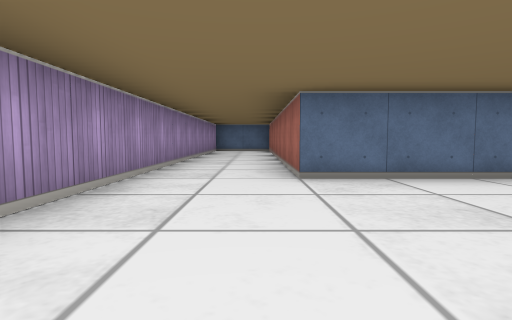
view 1 (above)

14 first-person views from a walk through a cub3D level. The camera is about half as high as the walls, tilts 4° down and sees 80° across. The floor is counted in squares. Each view is taken from the middle of a square. On the plan, view 1 faces up. The plan holds only what a view shows up to about 9 squares ahead; the rest is blank. The place goes on beyond the plan.

view 2
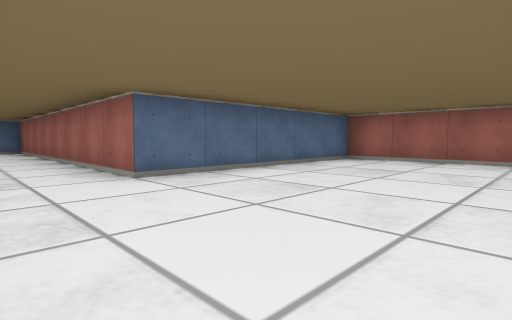

view 3
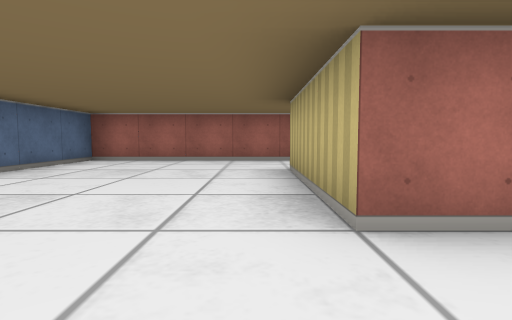

view 4
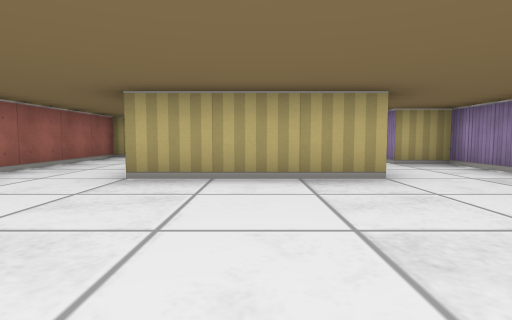

view 5
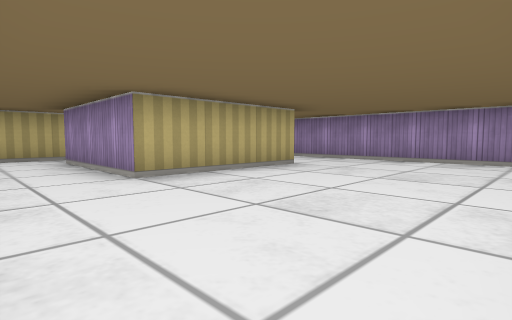

view 6
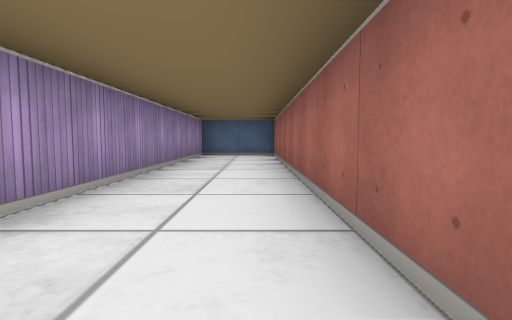

view 7
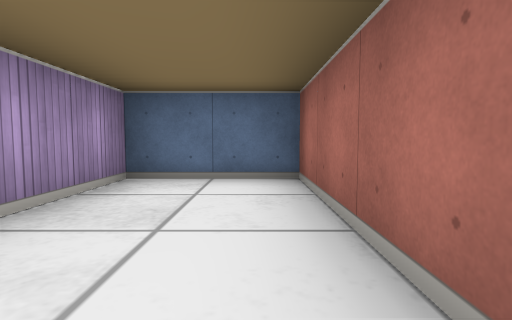

view 8
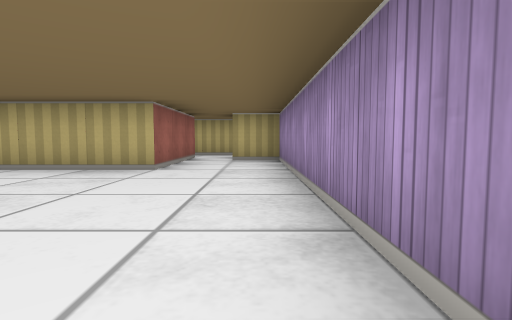

view 9
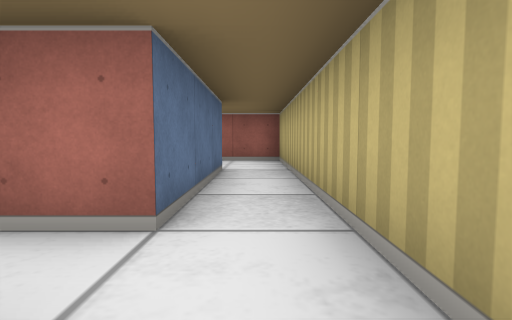

view 10
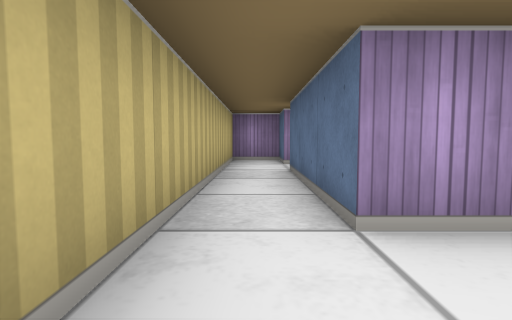

view 11
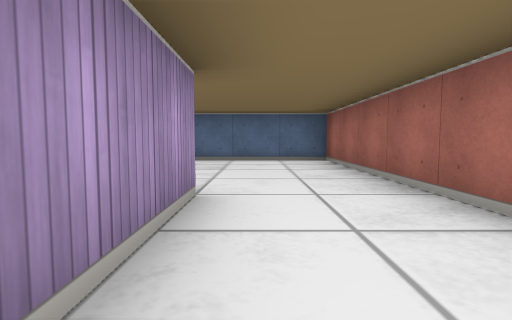

view 12
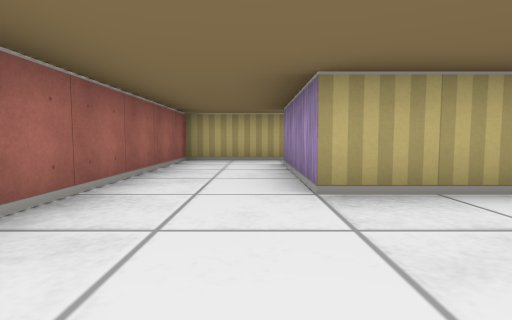

view 13
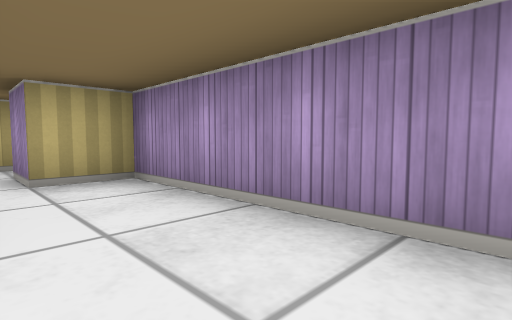

view 14
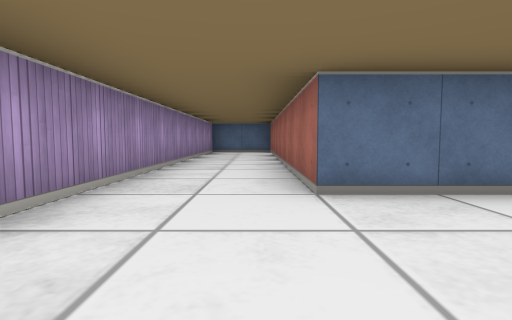

### Floor plan
Points are (right, up) in squares from view 1. A wall is a line through its corners. A room is listed if a view was taken in it or the views show most of it. See-through windows are left out.
Room 1 (views 1, 2, 3, 4, 5, 6, 7, 8, 10, 11, 12, 13, 14)
walls: (0.5, -2.5) (0.5, -0.5) (3.5, -0.5) (3.5, -3.5); (3.5, -4.5) (5.5, -4.5) (5.5, 3.5) (0.5, 3.5) (0.5, 11.5) (-1.5, 11.5) (-1.5, -2.5) (-0.5, -2.5)
ways out: opening at (1.5, -3.5) to room 2
Room 2 (view 9)
walls: (-0.5, -2.5) (-0.5, -3.5) (-1.5, -3.5) (-1.5, -4.5) (3.5, -4.5); (3.5, -3.5) (0.5, -3.5) (0.5, -2.5)
ways out: opening at (1.5, -3.5) to room 1

Where each view was taken, in squares from view 1:
view 1: 0 up, 0 right, facing up
view 2: 0 up, 1 left, facing up-right
view 3: 0 up, 1 left, facing right
view 4: 3 up, 2 right, facing down
view 5: 3 up, 5 right, facing down-left
view 6: 3 up, 0 right, facing up
view 7: 8 up, 0 right, facing up
view 8: 4 up, 1 left, facing down
view 9: 4 down, 1 left, facing right
view 10: 4 down, 5 right, facing left
view 11: 3 down, 4 right, facing up
view 12: 2 up, 4 right, facing down
view 13: 1 up, 0 right, facing down-left
view 14: 1 up, 0 right, facing up
